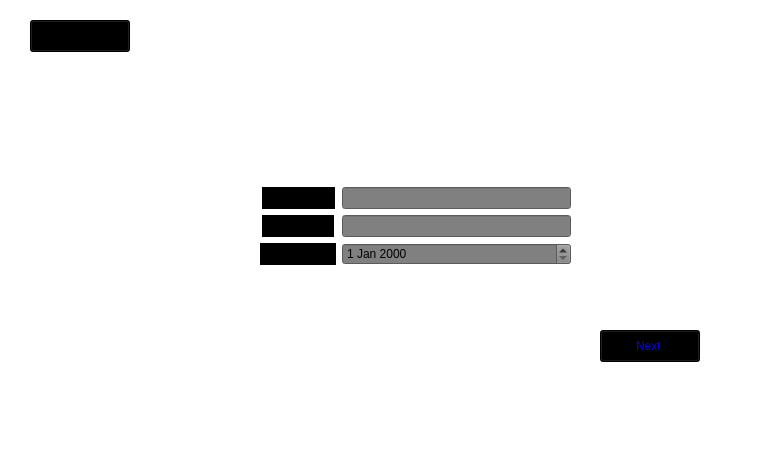
<?xml version="1.0" encoding="UTF-8"?>
<ui version="4.0">
 <class>projectDetails</class>
 <widget class="QMainWindow" name="projectDetails">
  <property name="geometry">
   <rect>
    <x>0</x>
    <y>0</y>
    <width>782</width>
    <height>457</height>
   </rect>
  </property>
  <property name="windowTitle">
   <string>MainWindow</string>
  </property>
  <property name="styleSheet">
   <string notr="true">background-color:white</string>
  </property>
  <widget class="QWidget" name="centralwidget">
   <widget class="QWidget" name="formLayoutWidget">
    <property name="geometry">
     <rect>
      <x>260</x>
      <y>170</y>
      <width>311</width>
      <height>111</height>
     </rect>
    </property>
    <layout class="QFormLayout" name="formLayout">
     <property name="sizeConstraint">
      <enum>QLayout::SetNoConstraint</enum>
     </property>
     <property name="labelAlignment">
      <set>Qt::AlignCenter</set>
     </property>
     <property name="formAlignment">
      <set>Qt::AlignCenter</set>
     </property>
     <item row="0" column="0">
      <widget class="QLabel" name="label_2">
       <property name="styleSheet">
        <string notr="true">background-color:black
</string>
       </property>
       <property name="text">
        <string>Project Name</string>
       </property>
       <property name="alignment">
        <set>Qt::AlignCenter</set>
       </property>
      </widget>
     </item>
     <item row="0" column="1">
      <widget class="QLineEdit" name="lineEdit">
       <property name="styleSheet">
        <string notr="true">background-color:grey</string>
       </property>
      </widget>
     </item>
     <item row="1" column="0">
      <widget class="QLabel" name="label">
       <property name="styleSheet">
        <string notr="true">background-color:black
</string>
       </property>
       <property name="text">
        <string>File Location </string>
       </property>
       <property name="alignment">
        <set>Qt::AlignCenter</set>
       </property>
      </widget>
     </item>
     <item row="1" column="1">
      <widget class="QLineEdit" name="lineEdit_2">
       <property name="styleSheet">
        <string notr="true">background-color:grey</string>
       </property>
      </widget>
     </item>
     <item row="2" column="1">
      <widget class="QDateEdit" name="dateEdit">
       <property name="styleSheet">
        <string notr="true">background-color:grey</string>
       </property>
      </widget>
     </item>
     <item row="2" column="0">
      <widget class="QLabel" name="label_5">
       <property name="sizePolicy">
        <sizepolicy hsizetype="Maximum" vsizetype="Preferred">
         <horstretch>0</horstretch>
         <verstretch>0</verstretch>
        </sizepolicy>
       </property>
       <property name="styleSheet">
        <string notr="true">background-color:black
</string>
       </property>
       <property name="text">
        <string>Date               </string>
       </property>
       <property name="alignment">
        <set>Qt::AlignCenter</set>
       </property>
      </widget>
     </item>
    </layout>
   </widget>
   <widget class="QPushButton" name="pushButton">
    <property name="geometry">
     <rect>
      <x>30</x>
      <y>20</y>
      <width>100</width>
      <height>32</height>
     </rect>
    </property>
    <property name="styleSheet">
     <string notr="true">background-color:black</string>
    </property>
    <property name="text">
     <string>Open Project</string>
    </property>
   </widget>
   <widget class="QPushButton" name="nextBtn">
    <property name="geometry">
     <rect>
      <x>600</x>
      <y>330</y>
      <width>100</width>
      <height>32</height>
     </rect>
    </property>
    <property name="styleSheet">
     <string notr="true">background-color:black;color:blue</string>
    </property>
    <property name="text">
     <string>Next </string>
    </property>
   </widget>
  </widget>
  <widget class="QMenuBar" name="menubar">
   <property name="geometry">
    <rect>
     <x>0</x>
     <y>0</y>
     <width>782</width>
     <height>24</height>
    </rect>
   </property>
  </widget>
  <widget class="QStatusBar" name="statusbar"/>
 </widget>
 <resources/>
 <connections/>
</ui>
